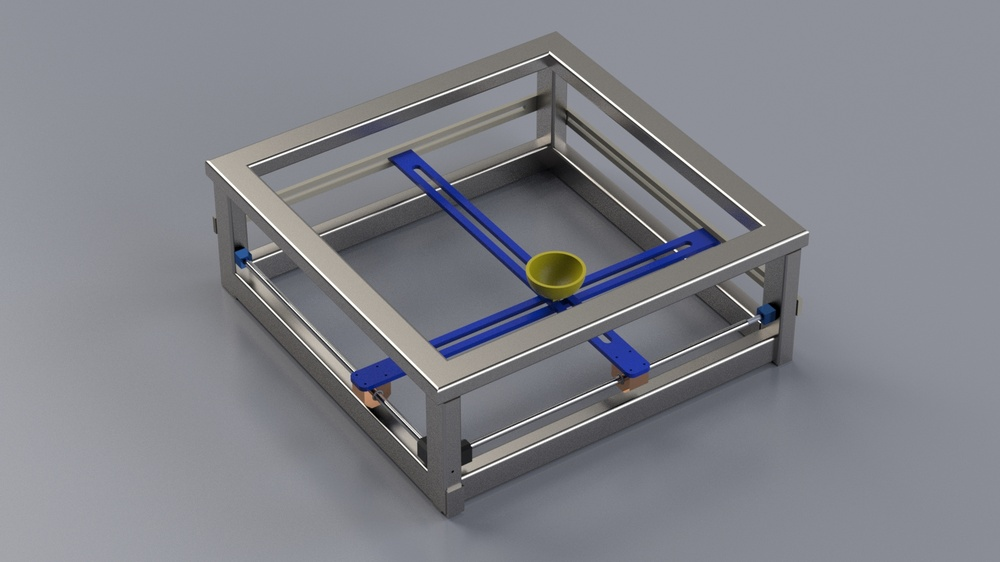
#> input picture media/catchItTommy.jpg, 1000 x 562 px, shrunk from 1920 x 1080 before the run, given in place of the camera
$ python ballTracker.py   (older library calls are emulated)
#> lines starting #> are read from the running program, lines starting #| are printed output that depends on the picture; after the words box and inside, x2 and y2 are one past the last pixel; in counts of white or black regions, pixels touching at a corner belong together
from __future__ import division
import cv2
import numpy as np
import time


def nothing(x):
    pass

cap = cv2.VideoCapture(0);

cv2.namedWindow("Tracking")
cv2.createTrackbar("LH", "Tracking", 0, 255, nothing)
#> slider 'LH' is set to 51
cv2.createTrackbar("LS", "Tracking", 0, 255, nothing)
#> slider 'LS' is set to 51
cv2.createTrackbar("LV", "Tracking", 0, 255, nothing)
#> slider 'LV' is set to 51
cv2.createTrackbar("UH", "Tracking", 255, 255, nothing)
cv2.createTrackbar("US", "Tracking", 255, 255, nothing)
cv2.createTrackbar("UV", "Tracking", 255, 255, nothing)
counter=0
while True:
    #frame = cv2.imread('smarties.png')
    timeCheck = time.time()
    _, frame = cap.read()
#> frame is the input picture: shape (562, 1000, 3); mean B, G, R 136.9, 129.9, 128.2

    hsv = cv2.cvtColor(frame, cv2.COLOR_BGR2HSV)
#> hsv: shape (562, 1000, 3); mean H, S, V 102.9, 21.6, 138.3

    l_h = cv2.getTrackbarPos("LH", "Tracking")
    l_s = cv2.getTrackbarPos("LS", "Tracking")
    l_v = cv2.getTrackbarPos("LV", "Tracking")

    u_h = cv2.getTrackbarPos("UH", "Tracking")
    u_s = cv2.getTrackbarPos("US", "Tracking")
    u_v = cv2.getTrackbarPos("UV", "Tracking")

    l_b = np.array([l_h, l_s, l_v])
    u_b = np.array([u_h, u_s, u_v])

    mask = cv2.inRange(hsv, l_b, u_b)
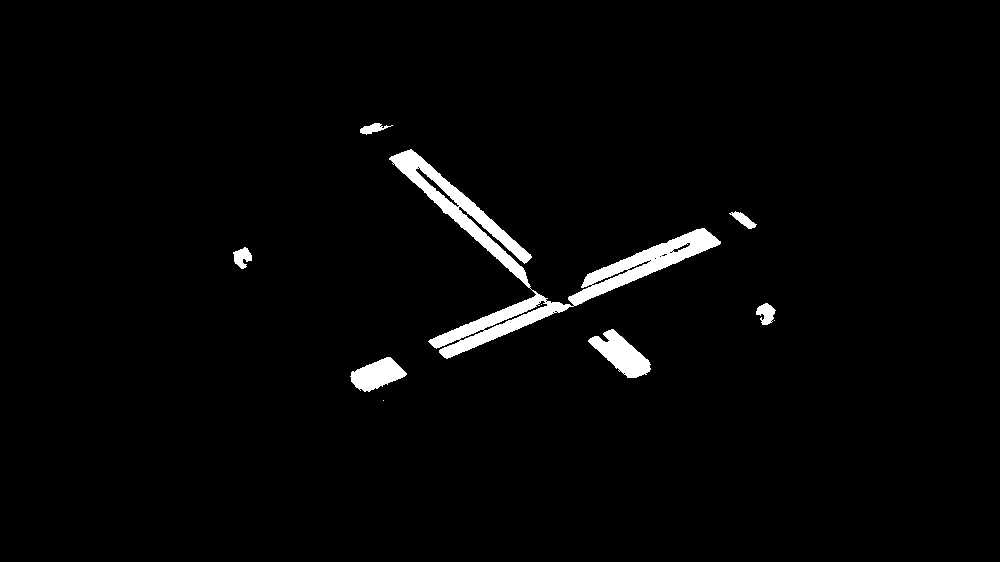
#> mask: shape (562, 1000); 2.4% white; 10 white regions (3 under 20 px)

    res = cv2.bitwise_and(frame, frame, mask=mask)
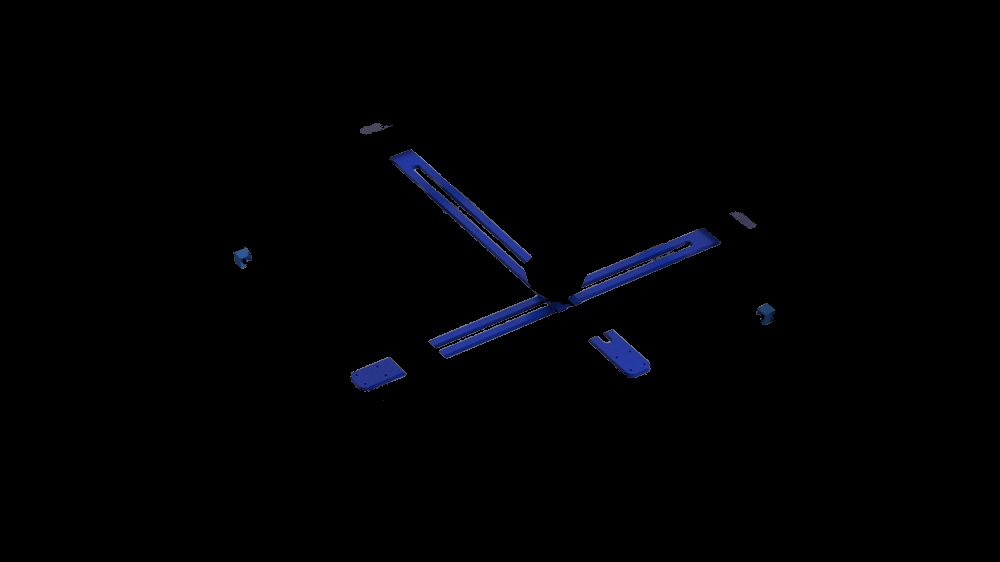
#> res: shape (562, 1000, 3); mean B, G, R 3, 1.3, 1

    cv2.imshow("frame", frame)
    cv2.imshow("mask", mask)
    cv2.imshow("res", res)
    # [10 lines of commented-out code are left out]


    mask, contours, hierarchy = cv2.findContours(mask, cv2.RETR_TREE, cv2.CHAIN_APPROX_SIMPLE)
#> contours = 33 contours, 20 with area under 20; largest, box (x1, y1, x2, y2) and area: (389, 149, 721, 359) 10002, (588, 329, 651, 378) 1428, (350, 357, 407, 392) 1106, (415, 167, 460, 208) 244, (756, 303, 776, 325) 240

    contour_sizes = [(cv2.contourArea(contour), contour) for contour in contours]
#> contour_sizes = 33 items
    if counter==0:
        default=max(contour_sizes, key=lambda x: x[0])[1]
#> default = contour of 717 points, box (x1, y1, x2, y2) (389, 149, 721, 359), area 10002
        counter=counter+1
    if (max(contour_sizes, key=lambda x: x[0])[1]).any :
        biggest_contour = max(contour_sizes, key=lambda x: x[0])[1]
#> biggest_contour has the same summary as default
    else:
        biggest_contour=default


    #cv2.drawContours(frame, biggest_contour, -1, (0,255,0), 3)

    x,y,w,h = cv2.boundingRect(biggest_contour)
#> x = 389; y = 149; w = 332; h = 210
    cv2.rectangle(frame,(x,y),(x+w,y+h),(0,255,0),2)
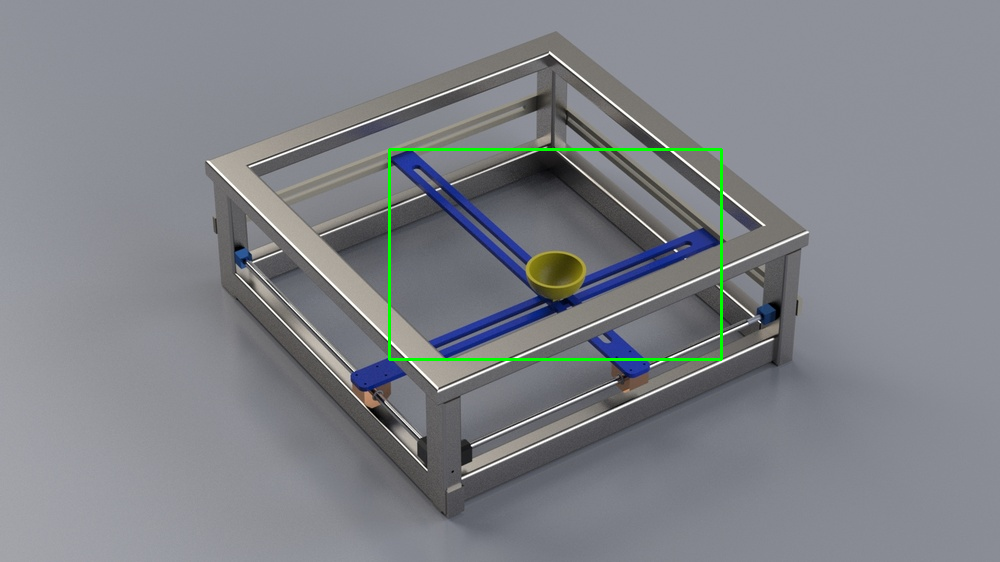
#> frame: shape (562, 1000, 3); 0.58% of pixels changed, all inside (x1, y1, x2, y2) = (388, 148, 723, 361)
    print(x+(w/2)),
#| 555.0
    print(y+(h/2))
#| 254.0


    # [8 lines of commented-out code are left out]
    cv2.imshow('colorTest', frame)

    k = cv2.waitKey(5) & 0xFF
#> (key Esc is pressed here)
    if k == 27:
        break
   # print('fps - ', 1/(time.time() - timeCheck))
cap.release()
cv2.destroyAllWindows()
